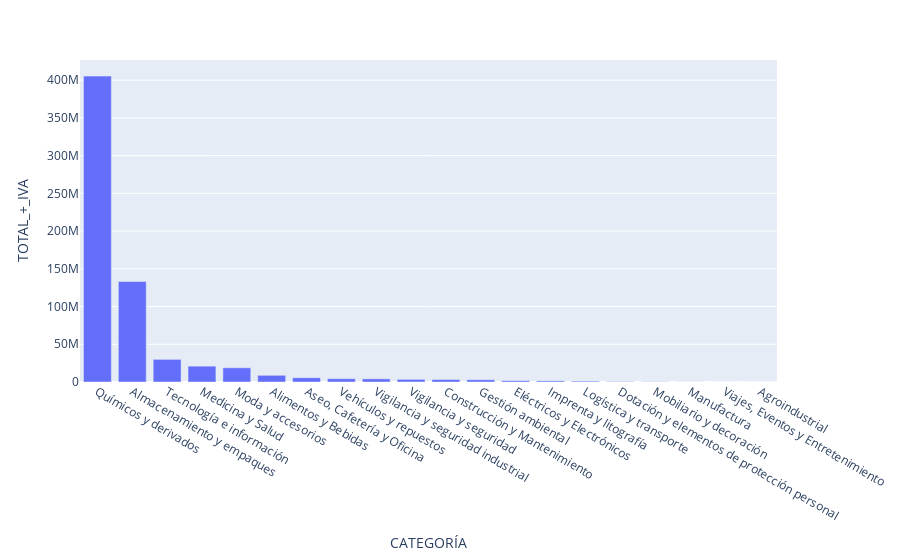

The notebook cell saved with this chart:
### Code cell
px.bar(df_CAT, y='TOTAL_+_IVA')

### Figure 1 — Plotly figure (JSON) as saved in the notebook; plotly's stock layout.template omitted (floating-point values rounded to 4 significant figures)
{"data": [{"alignmentgroup": "True", "hovertemplate": "CATEGORÍA=%{x}<br>TOTAL_+_IVA=%{y}<extra></extra>", "legendgroup": "", "marker": {"color": "#636efa", "pattern": {"shape": ""}}, "name": "", "offsetgroup": "", "orientation": "v", "showlegend": false, "textposition": "auto", "type": "bar", "x": ["Químicos y derivados", "Almacenamiento y empaques", "Tecnología e información", "Medicina y Salud", "Moda y accesorios", "Alimentos y Bebidas", "Aseo, Cafetería y Oficina", "Vehículos y repuestos", "Vigilancia y seguridad industrial", "Vigilancia y seguridad", "Construcción y Mantenimiento", "Gestión ambiental", "Eléctricos y Electrónicos", "Imprenta y litografía", "Logística y transporte", "Dotación y elementos de protección personal", "Mobiliario y decoración", "Manufactura", "Viajes, Eventos y Entretenimiento", "Agroindustrial"], "xaxis": "x", "y": [405366784, 133223824, 30000000, 21020000, 18825000, 8864909, 5591023, 4360752, 4190300, 3500000, 3300000, 3000000, 1785000, 1480000, 1158440, 535700, 339991, 124950, 0, 0], "yaxis": "y"}], "layout": {"barmode": "relative", "legend": {"tracegroupgap": 0}, "margin": {"t": 60}, "xaxis": {"anchor": "y", "domain": [0, 1], "title": {"text": "CATEGORÍA"}}, "yaxis": {"anchor": "x", "domain": [0, 1], "title": {"text": "TOTAL_+_IVA"}}}}
